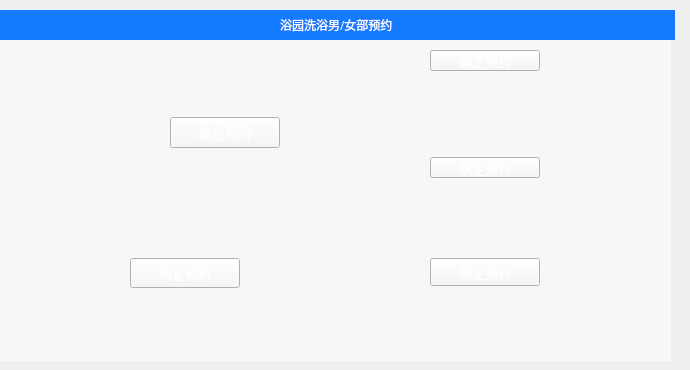
    <widget class="QWidget" name="page3">
     <widget class="QWidget" name="widget_12" native="true">
      <property name="geometry">
       <rect>
        <x>0</x>
        <y>10</y>
        <width>675</width>
        <height>30</height>
       </rect>
      </property>
      <property name="styleSheet">
       <string notr="true">background-color: rgb(20, 122, 255);
</string>
      </property>
      <widget class="QLabel" name="label_16">
       <property name="geometry">
        <rect>
         <x>280</x>
         <y>5</y>
         <width>161</width>
         <height>20</height>
        </rect>
       </property>
       <property name="font">
        <font>
         <family>Agency FB</family>
        </font>
       </property>
       <property name="styleSheet">
        <string notr="true">color: rgb(255, 255, 255);</string>
       </property>
       <property name="text">
        <string>浴园洗浴男/女部预约</string>
       </property>
      </widget>
     </widget>
     <widget class="QWidget" name="widget_13" native="true">
      <property name="geometry">
       <rect>
        <x>-10</x>
        <y>40</y>
        <width>681</width>
        <height>321</height>
       </rect>
      </property>
      <property name="styleSheet">
       <string notr="true">image: url(:/qt pic/washroom.jpg);
background-color: rgb(247, 247, 247);</string>
      </property>
      <widget class="QPushButton" name="pushButton_12">
       <property name="geometry">
        <rect>
         <x>180</x>
         <y>77</y>
         <width>110</width>
         <height>31</height>
        </rect>
       </property>
       <property name="font">
        <font>
         <family>Agency FB</family>
         <pointsize>10</pointsize>
        </font>
       </property>
       <property name="styleSheet">
        <string notr="true">image: url(:/qt pic/green.jpg);
color: rgb(255, 255, 255);
border-image: url(:/qt pic/green.jpg);
background-image: url(:/qt pic/green.jpg);</string>
       </property>
       <property name="text">
        <string>确定预约</string>
       </property>
      </widget>
      <widget class="QPushButton" name="pushButton_13">
       <property name="geometry">
        <rect>
         <x>140</x>
         <y>218</y>
         <width>110</width>
         <height>30</height>
        </rect>
       </property>
       <property name="font">
        <font>
         <family>Agency FB</family>
         <pointsize>10</pointsize>
        </font>
       </property>
       <property name="styleSheet">
        <string notr="true">background-image: url(:/qt pic/blue.jpg);
border-image: url(:/qt pic/blue.jpg);
image: url(:/qt pic/blue.jpg);
color: rgb(255, 255, 255);</string>
       </property>
       <property name="text">
        <string>确定预约</string>
       </property>
      </widget>
      <widget class="QPushButton" name="pushButton_14">
       <property name="geometry">
        <rect>
         <x>440</x>
         <y>10</y>
         <width>110</width>
         <height>21</height>
        </rect>
       </property>
       <property name="font">
        <font>
         <family>Agency FB</family>
         <pointsize>10</pointsize>
        </font>
       </property>
       <property name="styleSheet">
        <string notr="true">background-image: url(:/qt pic/light.jpg);
color: rgb(255, 255, 255);
border-image: url(:/qt pic/light.jpg);
image: url(:/qt pic/light.jpg);</string>
       </property>
       <property name="text">
        <string>确定预约</string>
       </property>
      </widget>
      <widget class="QPushButton" name="pushButton_15">
       <property name="geometry">
        <rect>
         <x>440</x>
         <y>117</y>
         <width>110</width>
         <height>21</height>
        </rect>
       </property>
       <property name="font">
        <font>
         <family>Agency FB</family>
         <pointsize>10</pointsize>
        </font>
       </property>
       <property name="styleSheet">
        <string notr="true">background-image: url(:/qt pic/orange.jpg);
border-image: url(:/qt pic/orange.jpg);
image: url(:/qt pic/orange.jpg);
color: rgb(255, 255, 255);</string>
       </property>
       <property name="text">
        <string>确定预约</string>
       </property>
      </widget>
      <widget class="QPushButton" name="pushButton_16">
       <property name="geometry">
        <rect>
         <x>440</x>
         <y>218</y>
         <width>110</width>
         <height>28</height>
        </rect>
       </property>
       <property name="font">
        <font>
         <family>Agency FB</family>
         <pointsize>10</pointsize>
        </font>
       </property>
       <property name="styleSheet">
        <string notr="true">background-image: url(:/qt pic/pink.jpg);
color: rgb(255, 255, 255);
border-image: url(:/qt pic/pink.jpg);
image: url(:/qt pic/pink.jpg);</string>
       </property>
       <property name="text">
        <string>确定预约</string>
       </property>
      </widget>
     </widget>
    </widget>
